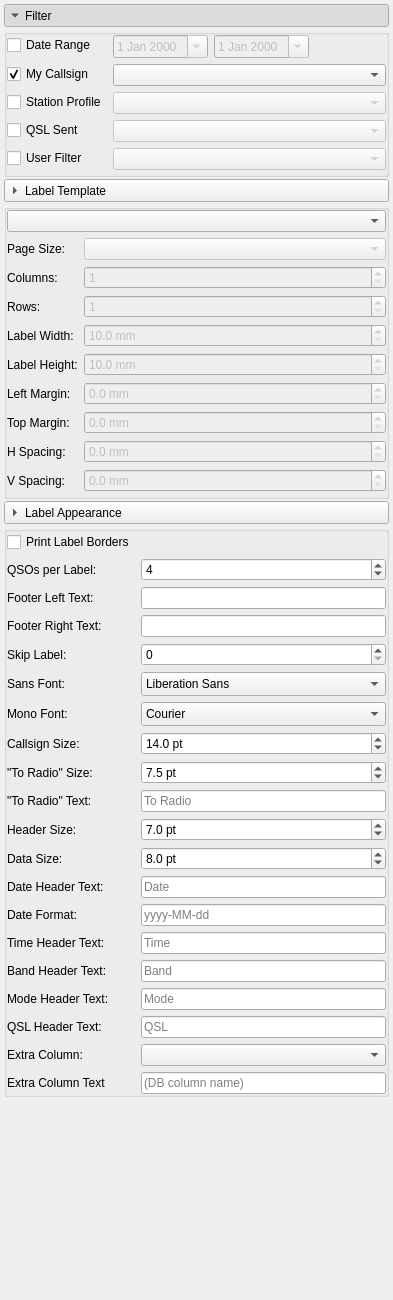
       <widget class="QWidget" name="settingsScrollWidget">
        <property name="geometry">
         <rect>
          <x>0</x>
          <y>-306</y>
          <width>393</width>
          <height>1300</height>
         </rect>
        </property>
        <layout class="QVBoxLayout" name="settingsScrollLayout">
         <property name="spacing">
          <number>2</number>
         </property>
         <property name="leftMargin">
          <number>4</number>
         </property>
         <property name="topMargin">
          <number>4</number>
         </property>
         <property name="rightMargin">
          <number>4</number>
         </property>
         <property name="bottomMargin">
          <number>4</number>
         </property>
         <item>
          <widget class="QToolButton" name="filterSectionButton">
           <property name="sizePolicy">
            <sizepolicy hsizetype="Preferred" vsizetype="Fixed">
             <horstretch>0</horstretch>
             <verstretch>0</verstretch>
            </sizepolicy>
           </property>
           <property name="text">
            <string>Filter</string>
           </property>
           <property name="checkable">
            <bool>true</bool>
           </property>
           <property name="checked">
            <bool>true</bool>
           </property>
           <property name="toolButtonStyle">
            <enum>Qt::ToolButtonTextBesideIcon</enum>
           </property>
           <property name="arrowType">
            <enum>Qt::DownArrow</enum>
           </property>
          </widget>
         </item>
         <item>
          <widget class="QGroupBox" name="filterSectionContent">
           <property name="title">
            <string/>
           </property>
           <property name="flat">
            <bool>true</bool>
           </property>
           <layout class="QFormLayout" name="formLayout">
            <property name="leftMargin">
             <number>0</number>
            </property>
            <property name="topMargin">
             <number>0</number>
            </property>
            <property name="rightMargin">
             <number>0</number>
            </property>
            <property name="bottomMargin">
             <number>4</number>
            </property>
            <item row="0" column="0">
             <widget class="QCheckBox" name="dateRangeCheckBox">
              <property name="text">
               <string>Date Range</string>
              </property>
             </widget>
            </item>
            <item row="0" column="1">
             <layout class="QHBoxLayout" name="dateRangeLayout">
              <item>
               <widget class="QDateEdit" name="startDateEdit">
                <property name="enabled">
                 <bool>false</bool>
                </property>
                <property name="sizePolicy">
                 <sizepolicy hsizetype="Maximum" vsizetype="Fixed">
                  <horstretch>0</horstretch>
                  <verstretch>0</verstretch>
                 </sizepolicy>
                </property>
                <property name="calendarPopup">
                 <bool>true</bool>
                </property>
               </widget>
              </item>
              <item>
               <widget class="QDateEdit" name="endDateEdit">
                <property name="enabled">
                 <bool>false</bool>
                </property>
                <property name="sizePolicy">
                 <sizepolicy hsizetype="Maximum" vsizetype="Fixed">
                  <horstretch>0</horstretch>
                  <verstretch>0</verstretch>
                 </sizepolicy>
                </property>
                <property name="calendarPopup">
                 <bool>true</bool>
                </property>
               </widget>
              </item>
             </layout>
            </item>
            <item row="1" column="0">
             <widget class="QCheckBox" name="myCallsignCheckBox">
              <property name="text">
               <string>My Callsign</string>
              </property>
              <property name="checked">
               <bool>true</bool>
              </property>
             </widget>
            </item>
            <item row="1" column="1">
             <widget class="QComboBox" name="myCallsignComboBox">
              <property name="enabled">
               <bool>true</bool>
              </property>
              <property name="sizeAdjustPolicy">
               <enum>QComboBox::AdjustToContents</enum>
              </property>
             </widget>
            </item>
            <item row="2" column="0">
             <widget class="QCheckBox" name="stationProfileCheckBox">
              <property name="text">
               <string>Station Profile</string>
              </property>
             </widget>
            </item>
            <item row="2" column="1">
             <widget class="QComboBox" name="stationProfileComboBox">
              <property name="enabled">
               <bool>false</bool>
              </property>
             </widget>
            </item>
            <item row="3" column="0">
             <widget class="QCheckBox" name="qslSentCheckBox">
              <property name="text">
               <string>QSL Sent</string>
              </property>
             </widget>
            </item>
            <item row="3" column="1">
             <widget class="QComboBox" name="qslSentComboBox">
              <property name="enabled">
               <bool>false</bool>
              </property>
             </widget>
            </item>
            <item row="4" column="0">
             <widget class="QCheckBox" name="userFilterCheckBox">
              <property name="text">
               <string>User Filter</string>
              </property>
             </widget>
            </item>
            <item row="4" column="1">
             <widget class="QComboBox" name="userFilterComboBox">
              <property name="enabled">
               <bool>false</bool>
              </property>
             </widget>
            </item>
           </layout>
          </widget>
         </item>
         <item>
          <widget class="QToolButton" name="templateSectionButton">
           <property name="sizePolicy">
            <sizepolicy hsizetype="Preferred" vsizetype="Fixed">
             <horstretch>0</horstretch>
             <verstretch>0</verstretch>
            </sizepolicy>
           </property>
           <property name="text">
            <string>Label Template</string>
           </property>
           <property name="checkable">
            <bool>true</bool>
           </property>
           <property name="checked">
            <bool>false</bool>
           </property>
           <property name="toolButtonStyle">
            <enum>Qt::ToolButtonTextBesideIcon</enum>
           </property>
           <property name="arrowType">
            <enum>Qt::RightArrow</enum>
           </property>
          </widget>
         </item>
         <item>
          <widget class="QGroupBox" name="templateSectionContent">
           <property name="title">
            <string/>
           </property>
           <property name="flat">
            <bool>true</bool>
           </property>
           <layout class="QVBoxLayout" name="templateSectionLayout">
            <property name="leftMargin">
             <number>0</number>
            </property>
            <property name="topMargin">
             <number>0</number>
            </property>
            <property name="rightMargin">
             <number>0</number>
            </property>
            <property name="bottomMargin">
             <number>4</number>
            </property>
            <item>
             <widget class="QComboBox" name="templateComboBox"/>
            </item>
            <item>
             <layout class="QFormLayout" name="templateDetailsLayout">
              <item row="0" column="0">
               <widget class="QLabel" name="pageSizeLabel">
                <property name="text">
                 <string>Page Size:</string>
                </property>
               </widget>
              </item>
              <item row="0" column="1">
               <widget class="QComboBox" name="pageSizeComboBox">
                <property name="enabled">
                 <bool>false</bool>
                </property>
               </widget>
              </item>
              <item row="1" column="0">
               <widget class="QLabel" name="colsLabel">
                <property name="text">
                 <string>Columns:</string>
                </property>
               </widget>
              </item>
              <item row="1" column="1">
               <widget class="QSpinBox" name="colsSpinBox">
                <property name="enabled">
                 <bool>false</bool>
                </property>
                <property name="minimum">
                 <number>1</number>
                </property>
                <property name="maximum">
                 <number>10</number>
                </property>
               </widget>
              </item>
              <item row="2" column="0">
               <widget class="QLabel" name="rowsLabel">
                <property name="text">
                 <string>Rows:</string>
                </property>
               </widget>
              </item>
              <item row="2" column="1">
               <widget class="QSpinBox" name="rowsSpinBox">
                <property name="enabled">
                 <bool>false</bool>
                </property>
                <property name="minimum">
                 <number>1</number>
                </property>
                <property name="maximum">
                 <number>20</number>
                </property>
               </widget>
              </item>
              <item row="3" column="0">
               <widget class="QLabel" name="labelWidthLabel">
                <property name="text">
                 <string>Label Width:</string>
                </property>
               </widget>
              </item>
              <item row="3" column="1">
               <widget class="BaseDoubleSpinBox" name="labelWidthSpinBox">
                <property name="enabled">
                 <bool>false</bool>
                </property>
                <property name="suffix">
                 <string notr="true"> mm</string>
                </property>
                <property name="decimals">
                 <number>1</number>
                </property>
                <property name="minimum">
                 <double>10.000000000000000</double>
                </property>
                <property name="maximum">
                 <double>300.000000000000000</double>
                </property>
                <property name="singleStep">
                 <double>0.500000000000000</double>
                </property>
               </widget>
              </item>
              <item row="4" column="0">
               <widget class="QLabel" name="labelHeightLabel">
                <property name="text">
                 <string>Label Height:</string>
                </property>
               </widget>
              </item>
              <item row="4" column="1">
               <widget class="BaseDoubleSpinBox" name="labelHeightSpinBox">
                <property name="enabled">
                 <bool>false</bool>
                </property>
                <property name="suffix">
                 <string notr="true"> mm</string>
                </property>
                <property name="decimals">
                 <number>1</number>
                </property>
                <property name="minimum">
                 <double>10.000000000000000</double>
                </property>
                <property name="maximum">
                 <double>300.000000000000000</double>
                </property>
                <property name="singleStep">
                 <double>0.500000000000000</double>
                </property>
               </widget>
              </item>
              <item row="5" column="0">
               <widget class="QLabel" name="leftMarginLabel">
                <property name="text">
                 <string>Left Margin:</string>
                </property>
               </widget>
              </item>
              <item row="5" column="1">
               <widget class="BaseDoubleSpinBox" name="leftMarginSpinBox">
                <property name="enabled">
                 <bool>false</bool>
                </property>
                <property name="suffix">
                 <string notr="true"> mm</string>
                </property>
                <property name="decimals">
                 <number>1</number>
                </property>
                <property name="minimum">
                 <double>0.000000000000000</double>
                </property>
                <property name="maximum">
                 <double>100.000000000000000</double>
                </property>
                <property name="singleStep">
                 <double>0.500000000000000</double>
                </property>
               </widget>
              </item>
              <item row="6" column="0">
               <widget class="QLabel" name="topMarginLabel">
                <property name="text">
                 <string>Top Margin:</string>
                </property>
               </widget>
              </item>
              <item row="6" column="1">
               <widget class="BaseDoubleSpinBox" name="topMarginSpinBox">
                <property name="enabled">
                 <bool>false</bool>
                </property>
                <property name="suffix">
                 <string notr="true"> mm</string>
                </property>
                <property name="decimals">
                 <number>1</number>
                </property>
                <property name="minimum">
                 <double>0.000000000000000</double>
                </property>
                <property name="maximum">
                 <double>100.000000000000000</double>
                </property>
                <property name="singleStep">
                 <double>0.500000000000000</double>
                </property>
               </widget>
              </item>
              <item row="7" column="0">
               <widget class="QLabel" name="hSpacingLabel">
                <property name="text">
                 <string>H Spacing:</string>
                </property>
               </widget>
              </item>
              <item row="7" column="1">
               <widget class="BaseDoubleSpinBox" name="hSpacingSpinBox">
                <property name="enabled">
                 <bool>false</bool>
                </property>
                <property name="suffix">
                 <string notr="true"> mm</string>
                </property>
                <property name="decimals">
                 <number>1</number>
                </property>
                <property name="minimum">
                 <double>0.000000000000000</double>
                </property>
                <property name="maximum">
                 <double>50.000000000000000</double>
                </property>
                <property name="singleStep">
                 <double>0.500000000000000</double>
                </property>
               </widget>
              </item>
              <item row="8" column="0">
               <widget class="QLabel" name="vSpacingLabel">
                <property name="text">
                 <string>V Spacing:</string>
                </property>
               </widget>
              </item>
              <item row="8" column="1">
               <widget class="BaseDoubleSpinBox" name="vSpacingSpinBox">
                <property name="enabled">
                 <bool>false</bool>
                </property>
                <property name="suffix">
                 <string notr="true"> mm</string>
                </property>
                <property name="decimals">
                 <number>1</number>
                </property>
                <property name="minimum">
                 <double>0.000000000000000</double>
                </property>
                <property name="maximum">
                 <double>50.000000000000000</double>
                </property>
                <property name="singleStep">
                 <double>0.500000000000000</double>
                </property>
               </widget>
              </item>
             </layout>
            </item>
           </layout>
          </widget>
         </item>
         <item>
          <widget class="QToolButton" name="printOptionsSectionButton">
           <property name="sizePolicy">
            <sizepolicy hsizetype="Preferred" vsizetype="Fixed">
             <horstretch>0</horstretch>
             <verstretch>0</verstretch>
            </sizepolicy>
           </property>
           <property name="text">
            <string>Label Appearance</string>
           </property>
           <property name="checkable">
            <bool>true</bool>
           </property>
           <property name="checked">
            <bool>false</bool>
           </property>
           <property name="toolButtonStyle">
            <enum>Qt::ToolButtonTextBesideIcon</enum>
           </property>
           <property name="arrowType">
            <enum>Qt::RightArrow</enum>
           </property>
          </widget>
         </item>
         <item>
          <widget class="QGroupBox" name="printOptionsSectionContent">
           <property name="title">
            <string/>
           </property>
           <property name="flat">
            <bool>true</bool>
           </property>
           <layout class="QFormLayout" name="printOptionsLayout">
            <property name="horizontalSpacing">
             <number>6</number>
            </property>
            <property name="leftMargin">
             <number>0</number>
            </property>
            <property name="topMargin">
             <number>0</number>
            </property>
            <property name="rightMargin">
             <number>0</number>
            </property>
            <property name="bottomMargin">
             <number>0</number>
            </property>
            <item row="0" column="0">
             <widget class="QCheckBox" name="printBordersCheckBox">
              <property name="text">
               <string>Print Label Borders</string>
              </property>
             </widget>
            </item>
            <item row="1" column="0">
             <widget class="QLabel" name="maxRowsLabel">
              <property name="text">
               <string>QSOs per Label:</string>
              </property>
             </widget>
            </item>
            <item row="1" column="1">
             <widget class="QSpinBox" name="maxRowsSpinBox">
              <property name="minimum">
               <number>1</number>
              </property>
              <property name="maximum">
               <number>10</number>
              </property>
              <property name="value">
               <number>4</number>
              </property>
             </widget>
            </item>
            <item row="2" column="0">
             <widget class="QLabel" name="footerLeftLabel">
              <property name="text">
               <string>Footer Left Text:</string>
              </property>
             </widget>
            </item>
            <item row="2" column="1">
             <widget class="QLineEdit" name="footerLeftEdit"/>
            </item>
            <item row="3" column="0">
             <widget class="QLabel" name="footerRightLabel">
              <property name="text">
               <string>Footer Right Text:</string>
              </property>
             </widget>
            </item>
            <item row="3" column="1">
             <widget class="QLineEdit" name="footerRightEdit"/>
            </item>
            <item row="4" column="0">
             <widget class="QLabel" name="skipLabelsLabel">
              <property name="text">
               <string>Skip Label:</string>
              </property>
             </widget>
            </item>
            <item row="4" column="1">
             <widget class="QSpinBox" name="skipSpinBox">
              <property name="minimum">
               <number>0</number>
              </property>
              <property name="maximum">
               <number>99</number>
              </property>
             </widget>
            </item>
            <item row="5" column="0">
             <widget class="QLabel" name="sansFontLabel">
              <property name="text">
               <string>Sans Font:</string>
              </property>
             </widget>
            </item>
            <item row="5" column="1">
             <widget class="QFontComboBox" name="sansFontComboBox">
              <property name="editable">
               <bool>false</bool>
              </property>
              <property name="currentText">
               <string notr="true">Ubuntu Sans</string>
              </property>
              <property name="sizeAdjustPolicy">
               <enum>QComboBox::AdjustToMinimumContentsLengthWithIcon</enum>
              </property>
              <property name="minimumContentsLength">
               <number>16</number>
              </property>
             </widget>
            </item>
            <item row="6" column="0">
             <widget class="QLabel" name="monoFontLabel">
              <property name="text">
               <string>Mono Font:</string>
              </property>
             </widget>
            </item>
            <item row="6" column="1">
             <widget class="QFontComboBox" name="monoFontComboBox">
              <property name="editable">
               <bool>false</bool>
              </property>
              <property name="currentText">
               <string notr="true">Andale Mono</string>
              </property>
              <property name="sizeAdjustPolicy">
               <enum>QComboBox::AdjustToMinimumContentsLengthWithIcon</enum>
              </property>
              <property name="minimumContentsLength">
               <number>16</number>
              </property>
              <property name="fontFilters">
               <set>QFontComboBox::MonospacedFonts</set>
              </property>
             </widget>
            </item>
            <item row="7" column="0">
             <widget class="QLabel" name="callsignSizeLabel">
              <property name="text">
               <string>Callsign Size:</string>
              </property>
             </widget>
            </item>
            <item row="7" column="1">
             <widget class="BaseDoubleSpinBox" name="callsignSizeSpinBox">
              <property name="suffix">
               <string notr="true"> pt</string>
              </property>
              <property name="decimals">
               <number>1</number>
              </property>
              <property name="minimum">
               <double>4.000000000000000</double>
              </property>
              <property name="maximum">
               <double>72.000000000000000</double>
              </property>
              <property name="singleStep">
               <double>0.500000000000000</double>
              </property>
              <property name="value">
               <double>14.000000000000000</double>
              </property>
             </widget>
            </item>
            <item row="8" column="0">
             <widget class="QLabel" name="toRadioSizeLabel">
              <property name="text">
               <string>&quot;To Radio&quot; Size:</string>
              </property>
             </widget>
            </item>
            <item row="8" column="1">
             <widget class="BaseDoubleSpinBox" name="toRadioSizeSpinBox">
              <property name="suffix">
               <string notr="true"> pt</string>
              </property>
              <property name="decimals">
               <number>1</number>
              </property>
              <property name="minimum">
               <double>4.000000000000000</double>
              </property>
              <property name="maximum">
               <double>72.000000000000000</double>
              </property>
              <property name="singleStep">
               <double>0.500000000000000</double>
              </property>
              <property name="value">
               <double>7.500000000000000</double>
              </property>
             </widget>
            </item>
            <item row="9" column="0">
             <widget class="QLabel" name="toRadioTextLabel">
              <property name="text">
               <string>&quot;To Radio&quot; Text:</string>
              </property>
             </widget>
            </item>
            <item row="9" column="1">
             <widget class="QLineEdit" name="toRadioTextEdit">
              <property name="placeholderText">
               <string notr="true">To Radio</string>
              </property>
             </widget>
            </item>
            <item row="10" column="0">
             <widget class="QLabel" name="headerSizeLabel">
              <property name="text">
               <string>Header Size:</string>
              </property>
             </widget>
            </item>
            <item row="10" column="1">
             <widget class="BaseDoubleSpinBox" name="headerSizeSpinBox">
              <property name="suffix">
               <string notr="true"> pt</string>
              </property>
              <property name="decimals">
               <number>1</number>
              </property>
              <property name="minimum">
               <double>4.000000000000000</double>
              </property>
              <property name="maximum">
               <double>72.000000000000000</double>
              </property>
              <property name="singleStep">
               <double>0.500000000000000</double>
              </property>
              <property name="value">
               <double>7.000000000000000</double>
              </property>
             </widget>
            </item>
            <item row="11" column="0">
             <widget class="QLabel" name="dataSizeLabel">
              <property name="text">
               <string>Data Size:</string>
              </property>
             </widget>
            </item>
            <item row="11" column="1">
             <widget class="BaseDoubleSpinBox" name="dataSizeSpinBox">
              <property name="suffix">
               <string notr="true"> pt</string>
              </property>
              <property name="decimals">
               <number>1</number>
              </property>
              <property name="minimum">
               <double>4.000000000000000</double>
              </property>
              <property name="maximum">
               <double>72.000000000000000</double>
              </property>
              <property name="singleStep">
               <double>0.500000000000000</double>
              </property>
              <property name="value">
               <double>8.000000000000000</double>
              </property>
             </widget>
            </item>
            <item row="12" column="0">
             <widget class="QLabel" name="hdrDateLabel">
              <property name="text">
               <string>Date Header Text:</string>
              </property>
             </widget>
            </item>
            <item row="12" column="1">
             <widget class="QLineEdit" name="hdrDateEdit">
              <property name="placeholderText">
               <string notr="true">Date</string>
              </property>
             </widget>
            </item>
            <item row="13" column="0">
             <widget class="QLabel" name="dateFormatLabel">
              <property name="text">
               <string>Date Format:</string>
              </property>
             </widget>
            </item>
            <item row="13" column="1">
             <widget class="QLineEdit" name="dateFormatEdit">
              <property name="placeholderText">
               <string notr="true">yyyy-MM-dd</string>
              </property>
             </widget>
            </item>
            <item row="14" column="0">
             <widget class="QLabel" name="hdrTimeLabel">
              <property name="text">
               <string>Time Header Text:</string>
              </property>
             </widget>
            </item>
            <item row="14" column="1">
             <widget class="QLineEdit" name="hdrTimeEdit">
              <property name="placeholderText">
               <string notr="true">Time</string>
              </property>
             </widget>
            </item>
            <item row="15" column="0">
             <widget class="QLabel" name="hdrBandLabel">
              <property name="text">
               <string>Band Header Text:</string>
              </property>
             </widget>
            </item>
            <item row="15" column="1">
             <widget class="QLineEdit" name="hdrBandEdit">
              <property name="placeholderText">
               <string notr="true">Band</string>
              </property>
             </widget>
            </item>
            <item row="16" column="0">
             <widget class="QLabel" name="hdrModeLabel">
              <property name="text">
               <string>Mode Header Text:</string>
              </property>
             </widget>
            </item>
            <item row="16" column="1">
             <widget class="QLineEdit" name="hdrModeEdit">
              <property name="placeholderText">
               <string notr="true">Mode</string>
              </property>
             </widget>
            </item>
            <item row="17" column="0">
             <widget class="QLabel" name="hdrQslLabel">
              <property name="text">
               <string>QSL Header Text:</string>
              </property>
             </widget>
            </item>
            <item row="17" column="1">
             <widget class="QLineEdit" name="hdrQslEdit">
              <property name="placeholderText">
               <string notr="true">QSL</string>
              </property>
             </widget>
            </item>
            <item row="18" column="0">
             <widget class="QLabel" name="extraColumnLabel">
              <property name="text">
               <string>Extra Column:</string>
              </property>
             </widget>
            </item>
            <item row="18" column="1">
             <widget class="QComboBox" name="extraColumnComboBox">
              <property name="sizeAdjustPolicy">
               <enum>QComboBox::AdjustToContents</enum>
              </property>
             </widget>
            </item>
            <item row="19" column="0">
             <widget class="QLabel" name="columnHeaderLabel">
              <property name="text">
               <string>Extra Column Text</string>
              </property>
             </widget>
            </item>
            <item row="19" column="1">
             <widget class="QLineEdit" name="columnHeaderEdit">
              <property name="placeholderText">
               <string>(DB column name)</string>
              </property>
             </widget>
            </item>
           </layout>
          </widget>
         </item>
         <item>
          <spacer name="settingsVerticalSpacer">
           <property name="orientation">
            <enum>Qt::Vertical</enum>
           </property>
           <property name="sizeHint" stdset="0">
            <size>
             <width>20</width>
             <height>40</height>
            </size>
           </property>
          </spacer>
         </item>
        </layout>
       </widget>
